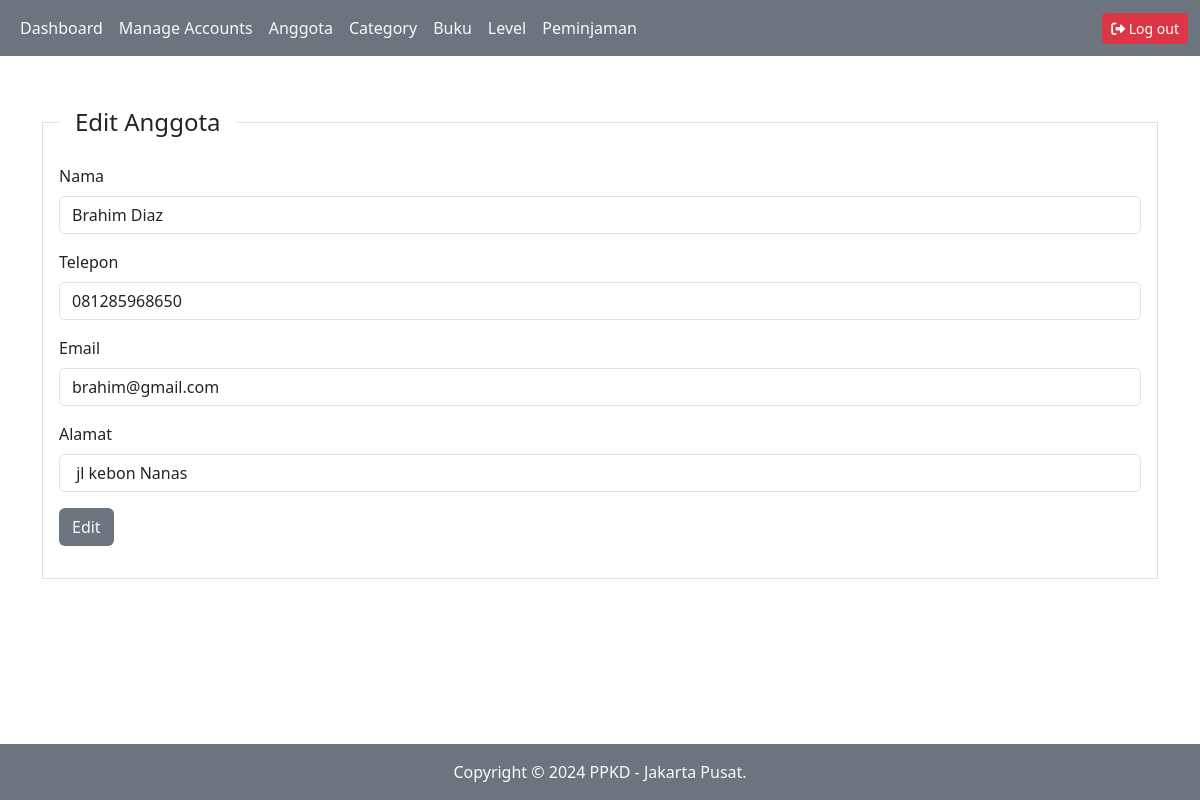
The page /index.php?pg=tambah-anggota&edit=2 (signed in) on the database its author committed.
### tables this page shows
CREATE TABLE `anggota` (
  `id` int(11) NOT NULL,
  `nama_anggota` varchar(50) NOT NULL,
  `telepon` varchar(16) NOT NULL,
  `email` varchar(50) NOT NULL,
  `alamat` text NOT NULL
);

### content/tambah-anggota.php (the view, shortened to what this page needs)
<?php
$id = isset($_GET['edit']) ? $_GET['edit'] : '';
$editAnggota = mysqli_query($koneksi, "SELECT * FROM anggota WHERE id='$id'");
$rowEdit = mysqli_fetch_assoc($editAnggota);
?>
<div class="mt-5 container">
    <div class="row">
      <div class="col-sm-12">
        <fieldset class="border p-3">
          <legend class="float-none w-auto px-3"><?php echo isset($_GET['edit']) ? 'Edit' : 'Tambah' ?> Anggota</legend>
          <form action="" method="post">
            <div class="mb-3">
                <label for="" class="form-label">Nama </label>
                <input type="text" class="form-control" name="nama_anggota" placeholder="Masukkan nama Anggota" value="<?php echo isset($_GET['edit']) ? $rowEdit['nama_anggota']: '' ?>">
            </div>
            <div class="mb-3">
                <label for="" class="form-label">Telepon </label>
                <input type="number" class="form-control" name="telepon" placeholder="Masukkan telepon Anda" value="<?php echo isset($_GET['edit'])? $rowEdit['telepon']: '' ?>">
            </div>
            <div class="mb-3">
                <label for="" class="form-label">Email </label>
                <input type="text" class="form-control" name="email" placeholder="Masukkan email Anda" value="<?php echo isset($_GET['edit'])? $rowEdit['email']: '' ?>">
            </div>
            <div class="mb-3">
                <label for="" class="form-label">Alamat </label>
                <input type="text" class="form-control" name="alamat" placeholder="Masukkan alamat Anda" value="<?php echo isset($_GET['edit'])? $rowEdit['alamat']: '' ?>">
            </div>
            <div class="mb-3">
                <button name="<?php echo isset($_GET['edit']) ? 'edit' : 'tambah' ?>" class="btn text-light bg-secondary"><?php echo isset($_GET['edit']) ? 'Edit' : 'Tambah' ?></button>
            </div>
          </form>
        </fieldset>
      </div>
    </div>
</div>

### rows shown on the page
anggota: nama_anggota "Brahim Diaz", telepon "081285968650", email "brahim@gmail.com", alamat "jl kebon Nanas"
